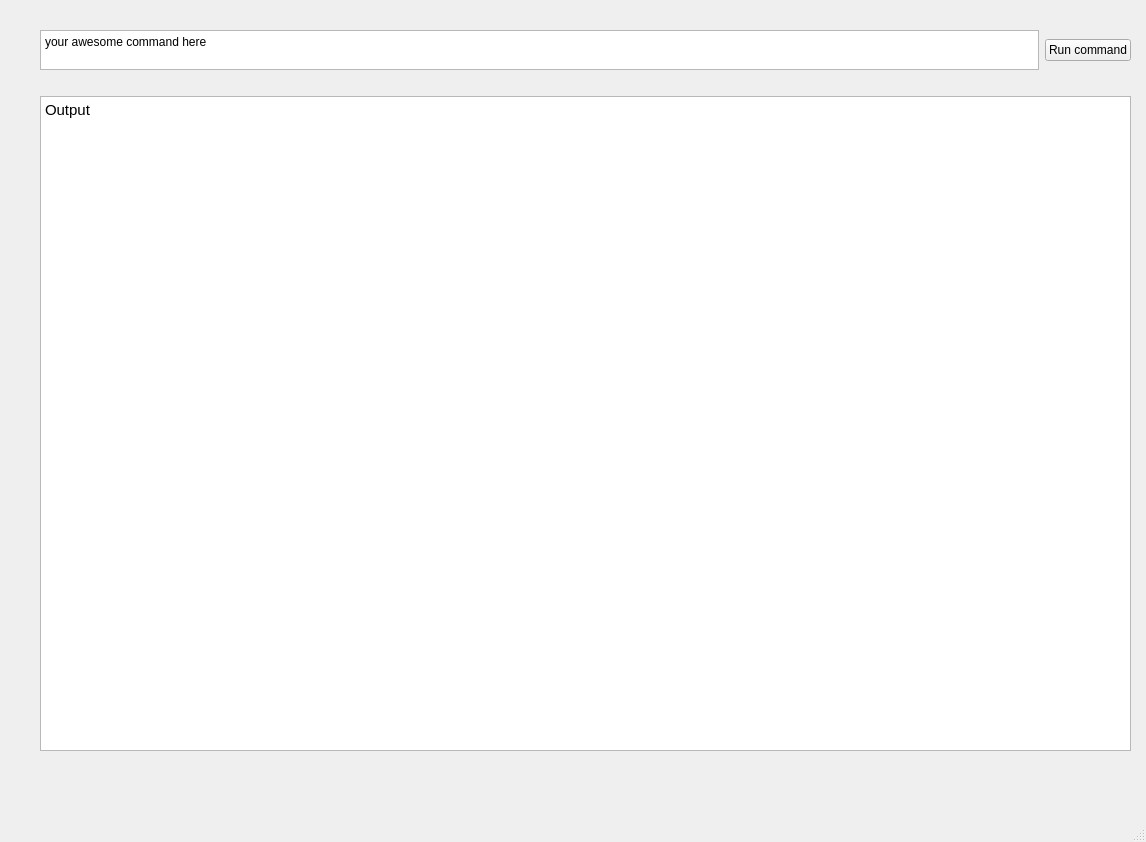
<?xml version="1.0" encoding="UTF-8"?>
<ui version="4.0">
 <class>MainWindow</class>
 <widget class="QMainWindow" name="MainWindow">
  <property name="geometry">
   <rect>
    <x>0</x>
    <y>0</y>
    <width>1146</width>
    <height>842</height>
   </rect>
  </property>
  <property name="windowTitle">
   <string>MainWindow</string>
  </property>
  <widget class="QWidget" name="centralwidget">
   <widget class="QWidget" name="verticalLayoutWidget">
    <property name="geometry">
     <rect>
      <x>40</x>
      <y>30</y>
      <width>1091</width>
      <height>721</height>
     </rect>
    </property>
    <layout class="QVBoxLayout" name="verticalLayout">
     <item>
      <layout class="QHBoxLayout" name="horizontalLayout">
       <item>
        <widget class="QPlainTextEdit" name="cmd_pte">
         <property name="maximumSize">
          <size>
           <width>16777215</width>
           <height>40</height>
          </size>
         </property>
         <property name="plainText">
          <string>your awesome command here</string>
         </property>
        </widget>
       </item>
       <item>
        <widget class="QPushButton" name="run_b">
         <property name="text">
          <string>Run command</string>
         </property>
        </widget>
       </item>
      </layout>
     </item>
     <item>
      <spacer name="horizontalSpacer">
       <property name="orientation">
        <enum>Qt::Horizontal</enum>
       </property>
       <property name="sizeHint" stdset="0">
        <size>
         <width>40</width>
         <height>20</height>
        </size>
       </property>
      </spacer>
     </item>
     <item>
      <widget class="QTextEdit" name="output_te">
       <property name="html">
        <string>&lt;!DOCTYPE HTML PUBLIC &quot;-//W3C//DTD HTML 4.0//EN&quot; &quot;http://www.w3.org/TR/REC-html40/strict.dtd&quot;&gt;
&lt;html&gt;&lt;head&gt;&lt;meta name=&quot;qrichtext&quot; content=&quot;1&quot; /&gt;&lt;style type=&quot;text/css&quot;&gt;
p, li { white-space: pre-wrap; }
&lt;/style&gt;&lt;/head&gt;&lt;body style=&quot; font-family:'Ubuntu'; font-size:11pt; font-weight:400; font-style:normal;&quot;&gt;
&lt;p style=&quot; margin-top:0px; margin-bottom:0px; margin-left:0px; margin-right:0px; -qt-block-indent:0; text-indent:0px;&quot;&gt;Output&lt;/p&gt;&lt;/body&gt;&lt;/html&gt;</string>
       </property>
      </widget>
     </item>
    </layout>
   </widget>
  </widget>
  <widget class="QMenuBar" name="menubar">
   <property name="geometry">
    <rect>
     <x>0</x>
     <y>0</y>
     <width>1146</width>
     <height>42</height>
    </rect>
   </property>
  </widget>
  <widget class="QStatusBar" name="statusbar"/>
 </widget>
 <resources/>
 <connections/>
</ui>
